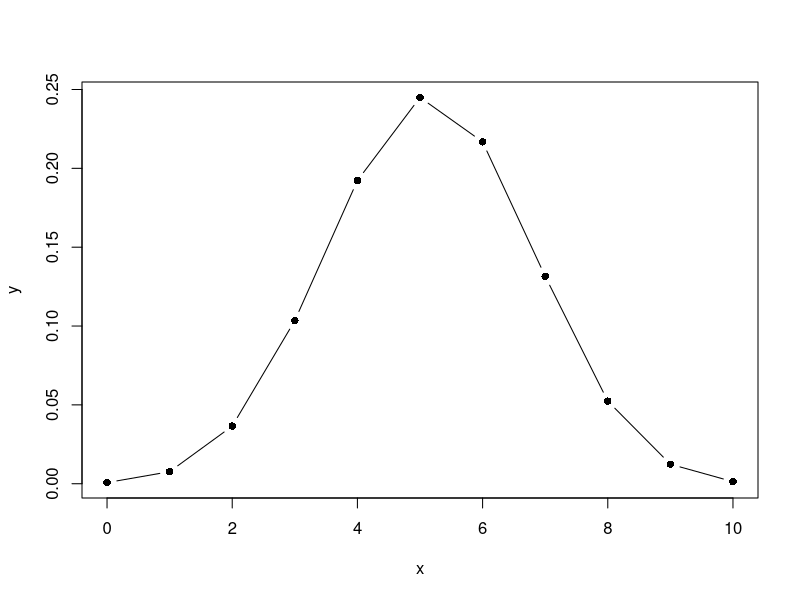
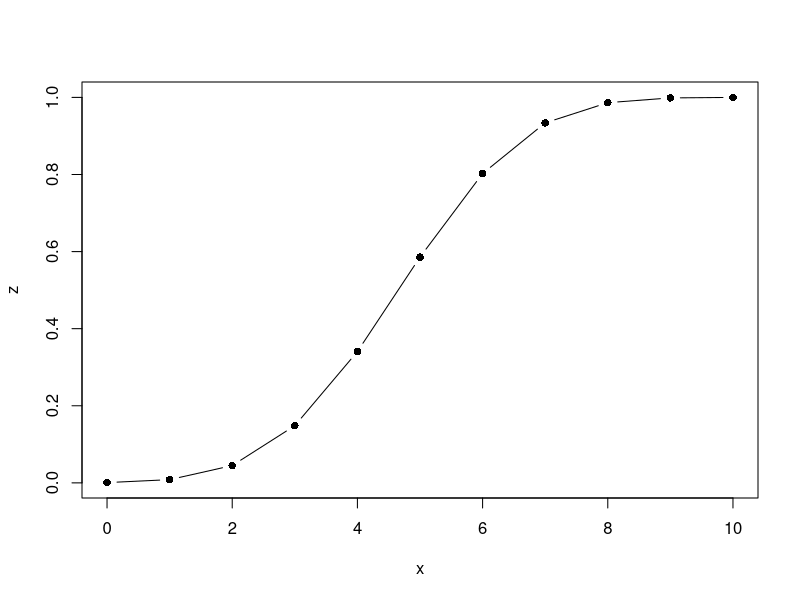
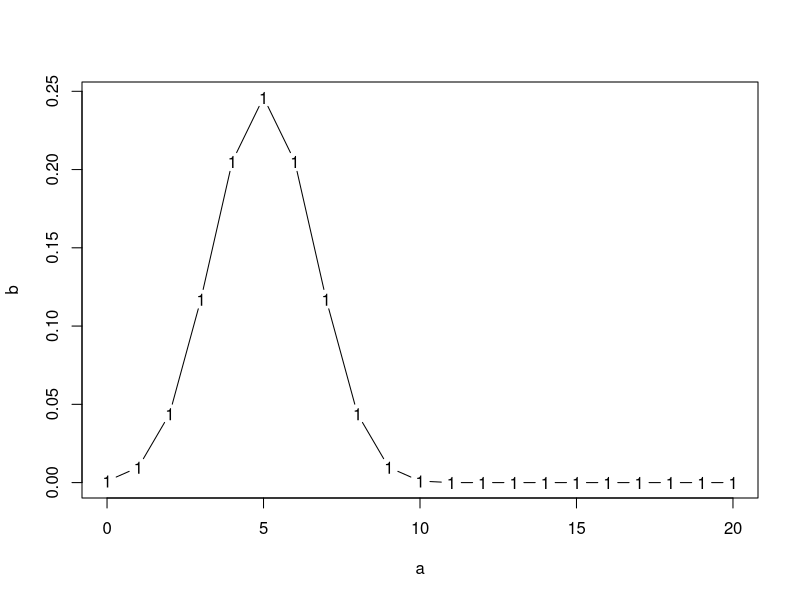

Write the R code that produced these figures, in order.
## ---- chunk 1
knitr::opts_chunk$set(echo = TRUE)
## ---- chunk 2
library(MASS)
dc <- Cars93

set.seed(100)
x <- sample(1:nrow(dc), 40)
training <- dc[x,]
test <- dc[-x,]

## ---- chunk 3
write.csv(training, file="Training Data Frame")
write.csv(test, file="Test Data Frame")

## ---- chunk 4
##Training Set
sum(training$Origin=="USA")
sum(training$Origin=="non-USA")

##Test set
sum(test$Origin=="USA")
sum(test$Origin=="non-USA")
## ---- chunk 5
set.seed(100)
births <- sample(c("Boy","Girl"), size = 10, replace = TRUE, prob =c(0.515,0.485))
table(births)
## ---- chunk 6
set.seed(100)
manybirths <- sample(c("Boy","Girl"), size=10000, replace=TRUE,prob=c(0.515,0.485))
table(manybirths)
## ---- chunk 7
dbinom(3,size=10,prob=0.515)


## ---- chunk 8
n <- 10
x <- 0:n
y <- dbinom(x,size=n,prob=0.515)

plot(x,y, type="b", pch=16, col="black")

## ---- chunk 9
pbinom(8,size=10,prob=0.515,lower.tail = FALSE)

## ---- chunk 10
z <- pbinom(x,size=n,prob = 0.515)

plot(x,z,type="b",pch=16,col="black")
## ---- chunk 11

dbinom(4,size=10, prob=0.5)

## ---- chunk 12

pbinom(5,size=10,prob=0.5, lower.tail = FALSE)

## ---- chunk 13
a <- 0:20
b <- dbinom(a,size=10,prob = 0.5)
plot(a,b, type="b",pch="16",col="black")

